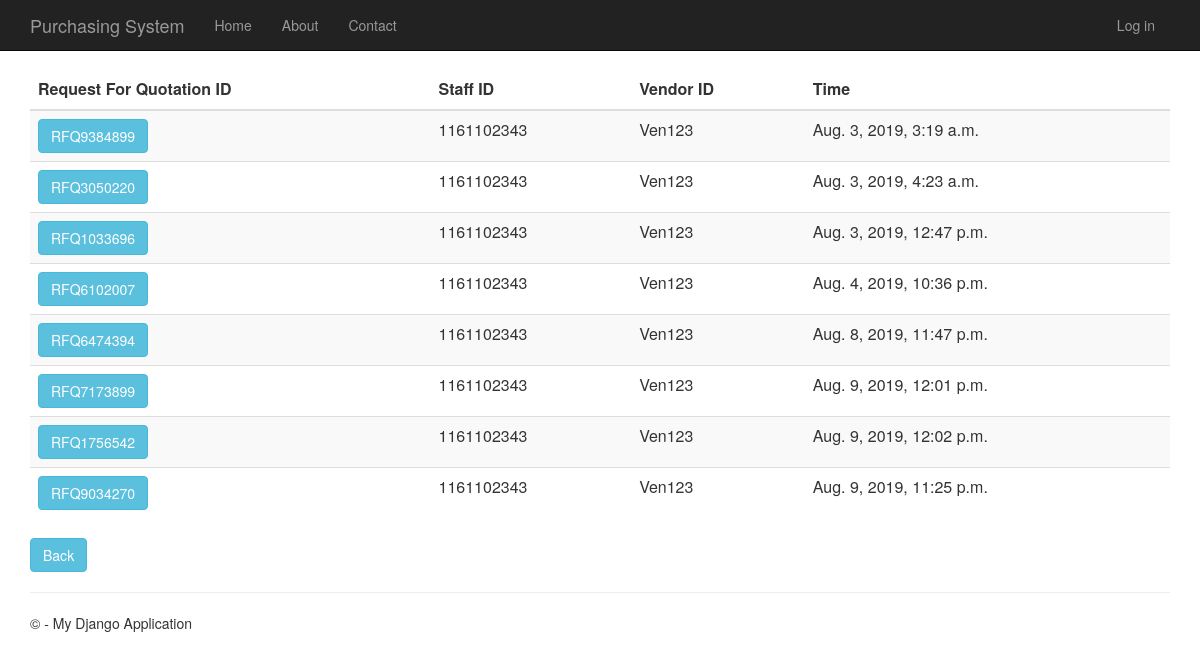
Before: /requestforquotationhistory with the older database file.
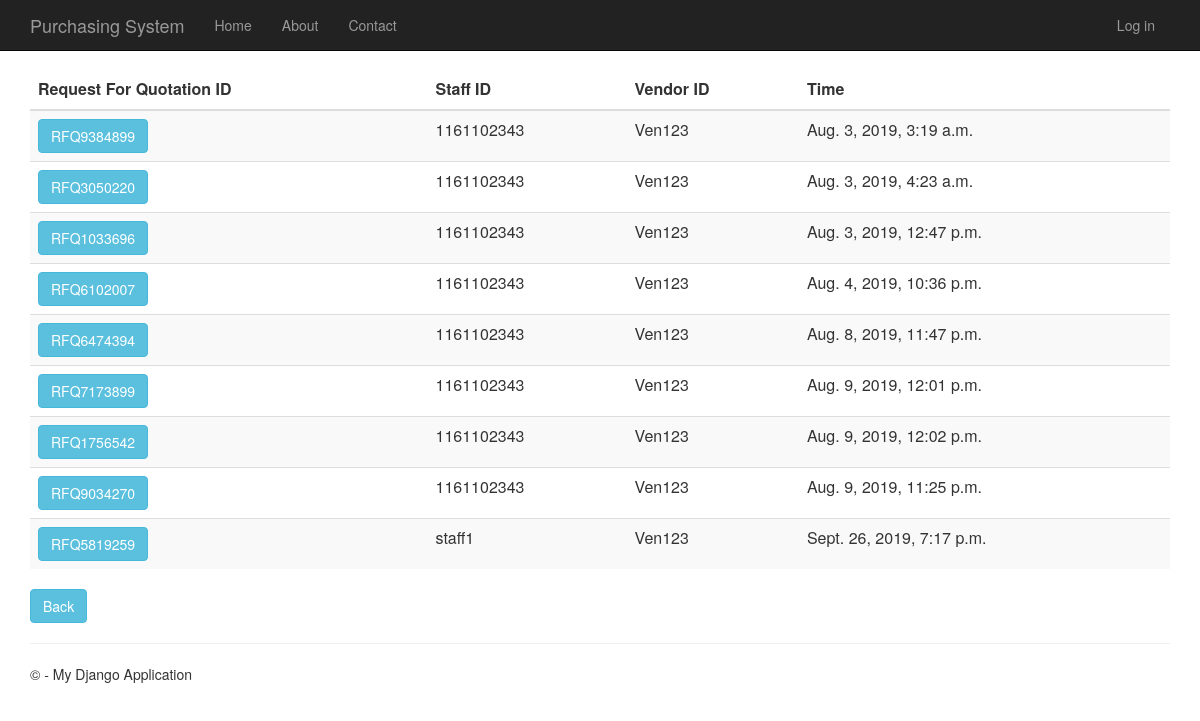
After: the same page with the newer database file.
### RequestForQuotation/models.py (models this page shows, shortened)
class RequestForQuotation(models.Model):
    request_for_quotation_id = models.CharField(primary_key=True, max_length=10)
    time_created = models.DateTimeField()
    description = models.TextField(null=True,default=None, blank=True)
    total_price = models.DecimalField(max_digits=10, decimal_places=2, default=Decimal('0.00'))
    person_id = models.ForeignKey(Person, on_delete = models.CASCADE)
    vendor_id = models.ForeignKey(Vendor, on_delete = models.CASCADE)
    purchase_requisition_id = models.ForeignKey(PurchaseRequisition, on_delete = models.CASCADE)

### app/models.py (models this page shows, shortened)
class Person(models.Model):
    user_id = models.OneToOneField(User)
    person_id = models.CharField(primary_key=True, max_length=10)
    person_name = models.TextField()
    person_address = models.TextField()
    person_phone_number = models.TextField()
    person_role = models.TextField(default = 'MANAGER')

class Vendor(models.Model):
    vendor_id = models.CharField(primary_key=True, max_length=10)
    vendor_name = models.TextField()
    vendor_phone_number = models.TextField()
    vendor_address = models.TextField()
    vendor_email = models.TextField()
    def __str__(self):
        return str(self.vendor_id)

### RequestForQuotation/views.py (the view)
# urls.py: url(r'^requestforquotationhistory', RequestForQuotation.views.requestforquotationhistory, name="request_of_quotation_history"),
def requestforquotationhistory(request):
    request_for_quotations = RequestForQuotation.objects.all()
    context = {
            'title':'Request For Quotation History',
            'rows':request_for_quotations
        }
    return render(request,'RequestForQuotation/requestforquotationhistory.html',context)

### RequestForQuotation/templates/RequestForQuotation/requestforquotationhistory.html
﻿{% extends "app/layout.html" %}
{% block content %}
<div class="purchaseorderhistory margintop">
    <form action="requestofquotationhistorydetails" method="GET">
        <table class="table table-striped margintop">
          <thead>
            <tr>
              <th scope="col">Request For Quotation ID</th>
              <th scope="col">Staff ID</th>
              <th scope="col">Vendor ID</th>
              <th scope="col">Time</th>
            </tr>
          </thead>
          <tbody>
              {% for r in rows %}
            <tr>
                 <td><button type="submit" name="roq_id" value="{{r.request_for_quotation_id}}" class="btn btn-info" >{{r.request_for_quotation_id}}</button></td>
                 <td>{{r.person_id.person_id}}</td>
                 <td>{{r.vendor_id}}</td>
                 <td>{{r.time_created}}</td>
            </tr>
              {% endfor %}
          </tbody>
        </table>
    </form>
       <form action="menu">
        <div class="margintop">
            <button type="submit" class="btn btn-info" >Back</button>
        </div>
    </form>
</div>
{% endblock %}

### app/templates/app/layout.html (shortened to what this page needs)
﻿<!DOCTYPE html>
<html>
<head>
    {% load staticfiles %}
    <link rel="stylesheet" type="text/css" href="{% static 'app/content/bootstrap.min.css' %}" />
    <link rel="stylesheet" type="text/css" href="{% static 'app/content/site.css' %}" />
</head>
<body>
    <div class="navbar navbar-inverse navbar-fixed-top">
        <div class="container">
            <div class="navbar-header">
                <a href="/" class="navbar-brand">Purchasing System</a>
            </div>
            <div class="navbar-collapse collapse">
                <ul class="nav navbar-nav">
                    <li><a href="{% url 'home' %}">Home</a></li>
                    <li><a href="{% url 'about' %}">About</a></li>
                    <li><a href="{% url 'contact' %}">Contact</a></li>
                </ul>
                {% include 'app/loginpartial.html' %}
            </div>
        </div>
    </div>
    <div class="container body-content">
{% block content %}{% endblock %}
        <hr/>
        <footer>
            <p>&copy; {{ year }} - My Django Application</p>
        </footer>
    </div>
</body>
</html>

### app/templates/app/loginpartial.html
{% if user.is_authenticated %}
<form id="logoutForm" action="/logout" method="post" class="navbar-right">
    {% csrf_token %}
    <ul class="nav navbar-nav navbar-right">
        <li><span class="navbar-brand">Hello {{ user.username }}!</span></li>
        <li><a href="javascript:document.getElementById('logoutForm').submit()">Log off</a></li>
    </ul>
</form>
{% else %}
<ul class="nav navbar-nav navbar-right">
    <li><a href="{% url 'login' %}">Log in</a></li>
</ul>
{% endif %}

### app/static/app/content/site.css (style rules this page uses)
body { padding-top: 50px; padding-bottom: 20px; }
.body-content { padding-left: 15px; padding-right: 15px; }

Changed rows visible on the page:
added RequestForQuotation: request_for_quotation_id "RFQ5819259", person_id.person_id "staff1", vendor_id "Ven123", time_created "Sept. 26, 2019, 7:17 p.m."
